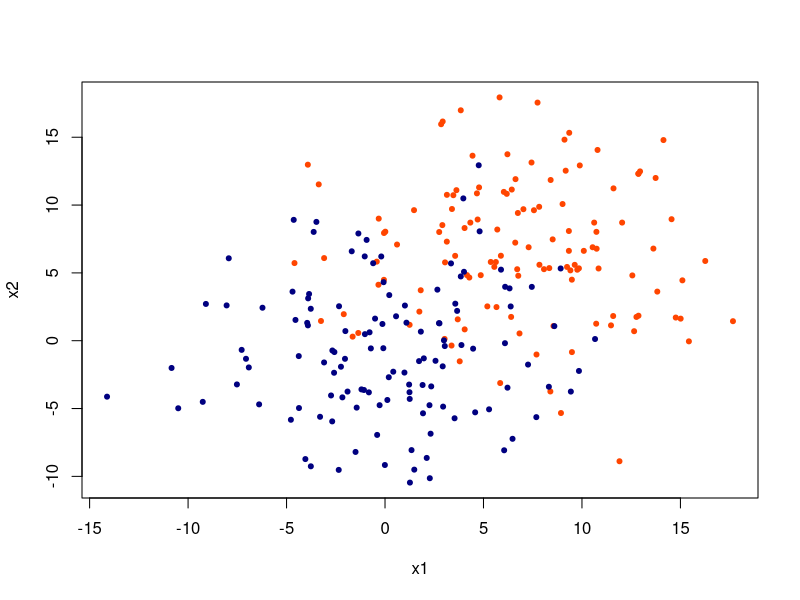
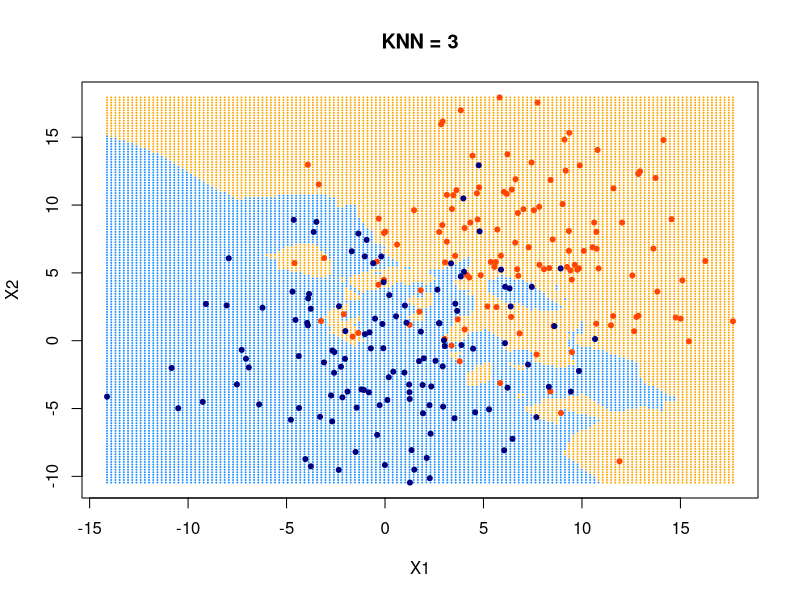
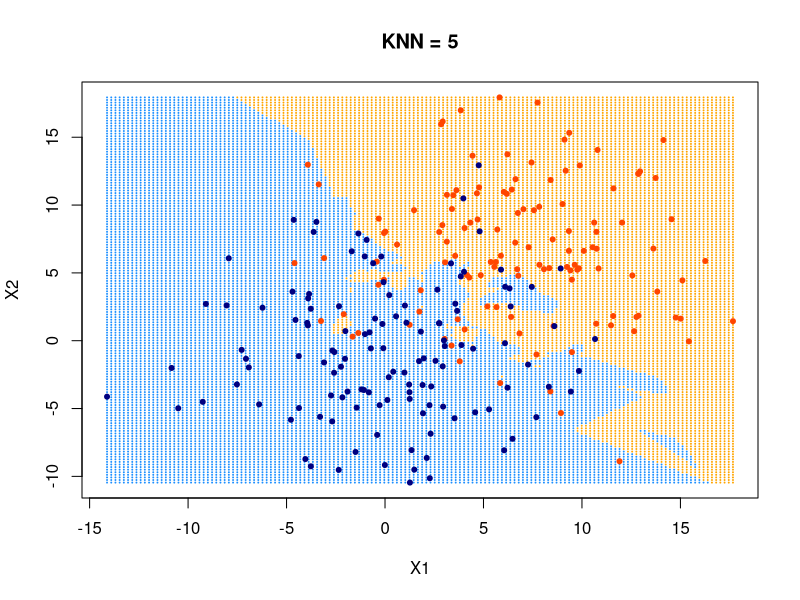
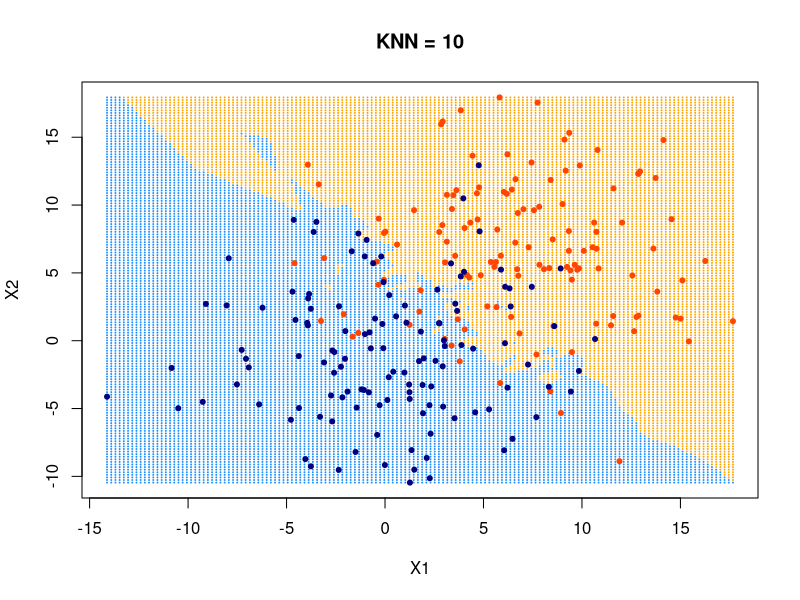

Source code (R) for these figures, in order:
## ---- chunk 1
library(knitr)
opts_chunk$set(message = FALSE, warning = FALSE)
options(width = 100, dplyr.width = 100)
library(methods)
library(ggplot2)
theme_set(theme_light())
## ---- chunk 2
myknn <- function(train, test, trainclass, k)
{
  # Loading library
  require(fields)
  # create an empty placeholder for predicted values
  pred = c()
  
  # calculate distance
  # The output of the "dist" dataframe is such that the columns are the 
  #     training data points, while the columns are the testing observations.
  #     The cells for each row-column pair are the Euclidean distance from
  #     training data to the corresponsing testing data
  dist = rdist(train, test)
  
  # Create a loop for each testing observation
  for (i in 1:nrow(test))
  {
  nb = data.frame(dist = dist[,i], class = trainclass)
  
  # Ranking the rows in the dataframe by the distance from the testing
  #   observation. nb stands Neighbourhood
  nb = nb[order(nb$dist),]
  
  # Choose the K closest Neighbour
  topnb = nb[1:k,]
  
  #Deciding the Class by picking the highest occurence name.
  ans = names(sort(summary(topnb$class), decreasing=T)[1])
  
  # concatenate the latest prediction to the previous one
  pred = c(pred, ans)
  }
  return(pred)
}
## ---- chunk 3
set.seed(101); n = 500
x = matrix(rnorm(n, sd = 5),n/2,2)
class = rep(c(1,2),each = n/4)
x[class == 1,] = x[class == 1,] + 7
plot(x,col = c("orangered", "navyblue")[class],pch = 20, xlab = "x1", ylab = "x2")
## ---- chunk 4
set.seed(101)
train = sample(1:n/2, n/4); test = -train
x.train = x[train,]; x.test = x[test,]
class.train = class[train]; class.test = class[test]
## ---- chunk 5
kchoice = c(3,5)
# To store the error rate
err = matrix(NA, 2,2)
colnames(err) = c("train", "test")
rownames(err) = c("k = 3", "k = 5")

# initializa column value
j = 1

for(i in kchoice)
{
  # For training error
  pred = myknn(x.train, x.train, as.factor(class.train),k = i)
  err[j,1] = mean(pred!=as.factor(class.train))
  # For testing error
  pred = myknn(x.train, x.test, as.factor(class.train),k = i)
  err[j,2] = mean(pred!=as.factor(class.test))
  #Update
  j = j + 1
}
## ---- chunk 6
err
## ---- chunk 7
make.grid=function(x,n=200){
  grange=apply(x,2,range)
  x1=seq(from=grange[1,1],to=grange[2,1],length=n)
  x2=seq(from=grange[1,2],to=grange[2,2],length=n)
  expand.grid(X1=x1,X2=x2)
}
## ---- chunk 8
xgrid = make.grid(x, n = 150)
ygrid = myknn(x,xgrid, as.factor(class), k = 3)
plot(xgrid,col=c("orange","dodgerblue")[as.numeric(ygrid)],pch = 20,cex = .2, main = "KNN = 3")
points(x,col = c("orangered", "navyblue")[class],pch = 20)
## ---- chunk 9
ygrid = myknn(x,xgrid, as.factor(class), k = 5)
plot(xgrid,col=c("orange","dodgerblue")[as.numeric(ygrid)],pch = 20,cex = .2, main = "KNN = 5")
points(x,col = c("orangered", "navyblue")[class],pch = 20)
## ---- chunk 10
ygrid = myknn(x,xgrid, as.factor(class), k = 10)
plot(xgrid,col=c("orange","dodgerblue")[as.numeric(ygrid)],pch = 20,cex = .2, main = "KNN = 10")
points(x,col = c("orangered", "navyblue")[class],pch = 20)
